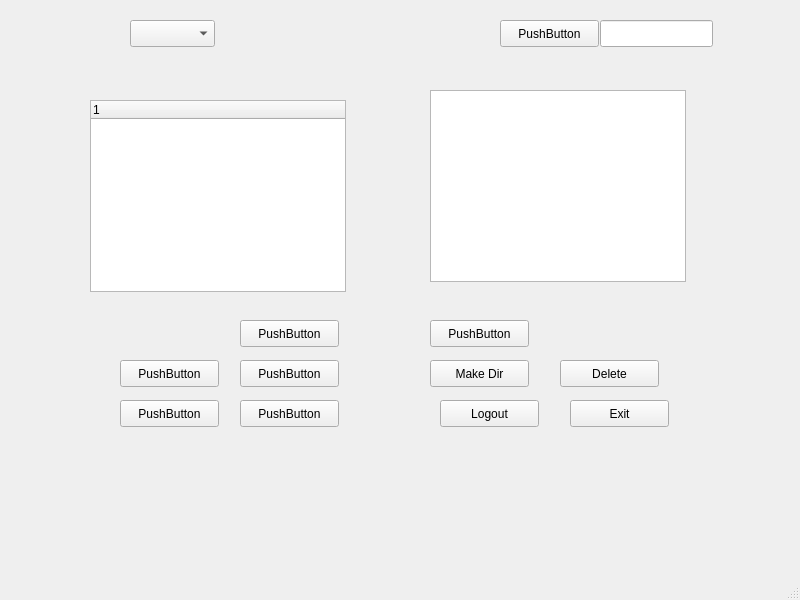
<?xml version="1.0" encoding="UTF-8"?>
<ui version="4.0">
 <class>myDropBox</class>
 <widget class="QMainWindow" name="myDropBox">
  <property name="geometry">
   <rect>
    <x>0</x>
    <y>0</y>
    <width>800</width>
    <height>600</height>
   </rect>
  </property>
  <property name="windowTitle">
   <string>MainWindow</string>
  </property>
  <widget class="QWidget" name="centralwidget">
   <widget class="QTreeView" name="treeViewFiles">
    <property name="geometry">
     <rect>
      <x>430</x>
      <y>90</y>
      <width>256</width>
      <height>192</height>
     </rect>
    </property>
   </widget>
   <widget class="QTreeWidget" name="treeWidgetDir">
    <property name="geometry">
     <rect>
      <x>90</x>
      <y>100</y>
      <width>256</width>
      <height>192</height>
     </rect>
    </property>
    <column>
     <property name="text">
      <string notr="true">1</string>
     </property>
    </column>
   </widget>
   <widget class="QPushButton" name="pushButton">
    <property name="geometry">
     <rect>
      <x>240</x>
      <y>320</y>
      <width>99</width>
      <height>27</height>
     </rect>
    </property>
    <property name="text">
     <string>PushButton</string>
    </property>
   </widget>
   <widget class="QPushButton" name="pushButton_2">
    <property name="geometry">
     <rect>
      <x>240</x>
      <y>360</y>
      <width>99</width>
      <height>27</height>
     </rect>
    </property>
    <property name="text">
     <string>PushButton</string>
    </property>
   </widget>
   <widget class="QPushButton" name="pushButton_3">
    <property name="geometry">
     <rect>
      <x>240</x>
      <y>400</y>
      <width>99</width>
      <height>27</height>
     </rect>
    </property>
    <property name="text">
     <string>PushButton</string>
    </property>
   </widget>
   <widget class="QPushButton" name="pushButton_4">
    <property name="geometry">
     <rect>
      <x>120</x>
      <y>360</y>
      <width>99</width>
      <height>27</height>
     </rect>
    </property>
    <property name="text">
     <string>PushButton</string>
    </property>
   </widget>
   <widget class="QPushButton" name="pushButton_5">
    <property name="geometry">
     <rect>
      <x>120</x>
      <y>400</y>
      <width>99</width>
      <height>27</height>
     </rect>
    </property>
    <property name="text">
     <string>PushButton</string>
    </property>
   </widget>
   <widget class="QPushButton" name="pushButton_6">
    <property name="geometry">
     <rect>
      <x>430</x>
      <y>320</y>
      <width>99</width>
      <height>27</height>
     </rect>
    </property>
    <property name="text">
     <string>PushButton</string>
    </property>
   </widget>
   <widget class="QPushButton" name="btnMake">
    <property name="geometry">
     <rect>
      <x>430</x>
      <y>360</y>
      <width>99</width>
      <height>27</height>
     </rect>
    </property>
    <property name="text">
     <string>Make Dir</string>
    </property>
   </widget>
   <widget class="QPushButton" name="pushButton_8">
    <property name="geometry">
     <rect>
      <x>440</x>
      <y>400</y>
      <width>99</width>
      <height>27</height>
     </rect>
    </property>
    <property name="text">
     <string>Logout</string>
    </property>
   </widget>
   <widget class="QPushButton" name="btnDelete">
    <property name="geometry">
     <rect>
      <x>560</x>
      <y>360</y>
      <width>99</width>
      <height>27</height>
     </rect>
    </property>
    <property name="text">
     <string>Delete</string>
    </property>
   </widget>
   <widget class="QPushButton" name="pushButton_10">
    <property name="geometry">
     <rect>
      <x>570</x>
      <y>400</y>
      <width>99</width>
      <height>27</height>
     </rect>
    </property>
    <property name="text">
     <string>Exit</string>
    </property>
   </widget>
   <widget class="QPushButton" name="pushButton_11">
    <property name="geometry">
     <rect>
      <x>500</x>
      <y>20</y>
      <width>99</width>
      <height>27</height>
     </rect>
    </property>
    <property name="text">
     <string>PushButton</string>
    </property>
   </widget>
   <widget class="QLineEdit" name="lineEdit">
    <property name="geometry">
     <rect>
      <x>600</x>
      <y>20</y>
      <width>113</width>
      <height>27</height>
     </rect>
    </property>
   </widget>
   <widget class="QComboBox" name="comboBox">
    <property name="geometry">
     <rect>
      <x>130</x>
      <y>20</y>
      <width>85</width>
      <height>27</height>
     </rect>
    </property>
   </widget>
  </widget>
  <widget class="QMenuBar" name="menubar">
   <property name="geometry">
    <rect>
     <x>0</x>
     <y>0</y>
     <width>800</width>
     <height>25</height>
    </rect>
   </property>
  </widget>
  <widget class="QStatusBar" name="statusbar"/>
 </widget>
 <resources/>
 <connections/>
</ui>
